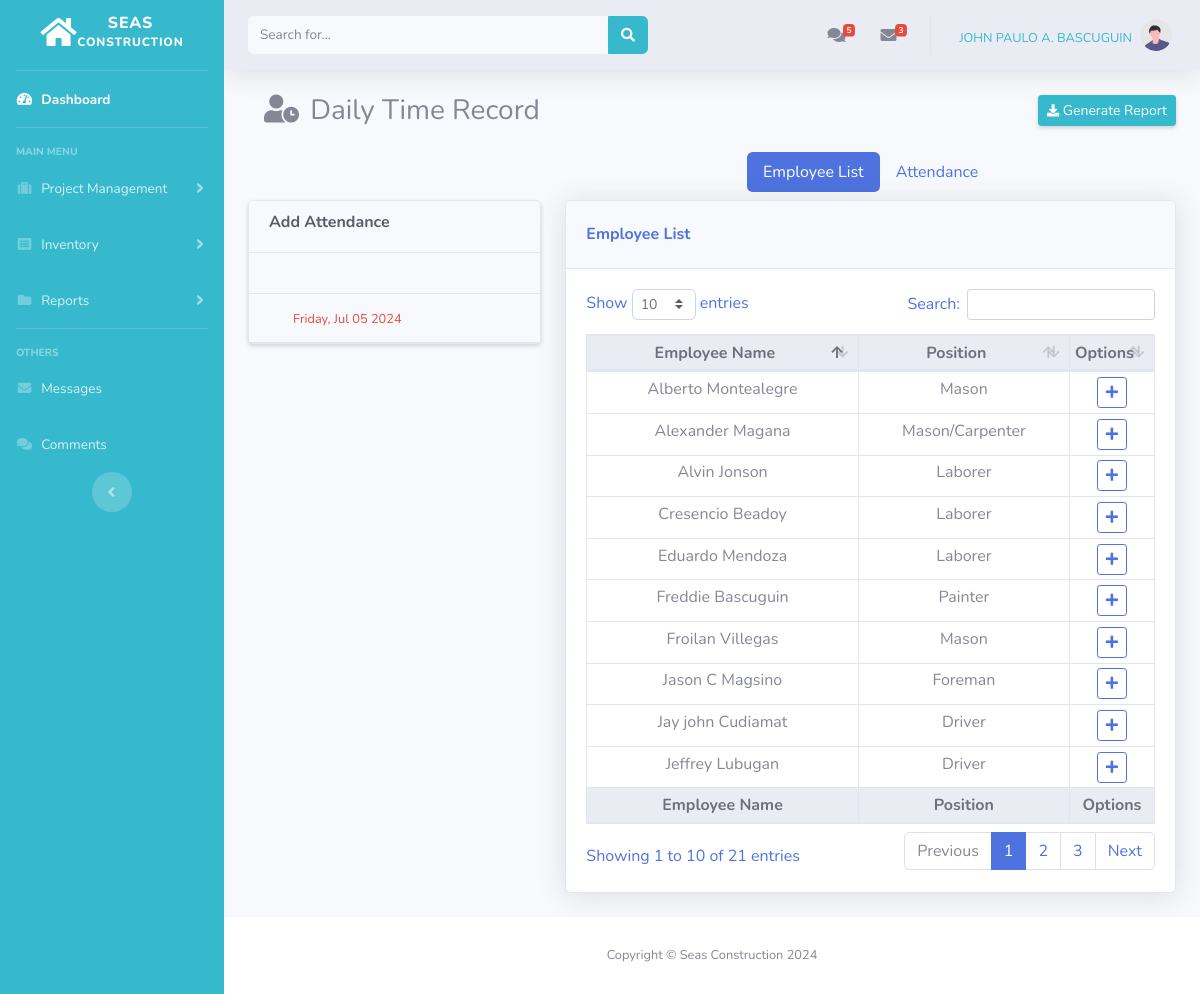
Page /admin/dtr.php (signed in) on the committed database.
### tables this page shows
CREATE TABLE `employees` (
  `emp_id` int(11) NOT NULL,
  `first_name` varchar(191) NOT NULL,
  `last_name` varchar(191) NOT NULL,
  `mid_name` varchar(191) NOT NULL,
  `position` varchar(191) NOT NULL,
  `age` varchar(191) NOT NULL,
  `address` varchar(191) NOT NULL,
  `phone` varchar(191) NOT NULL,
  `salary` varchar(191) NOT NULL
);

### admin/dtr.php (the view, shortened to what this page needs)
<?php
 if (isset($_SESSION['id']) && isset($_SESSION['user_name'])) {
include('includes/header.php');
include('includes/navbar.php');
require 'db_conn.php';
?>
 <div class="container-fluid">
<div class="d-sm-flex align-items-center justify-content-between mb-4 ml-3">
    <h1 class="h3 mb-0 text-gray-600">
        <i class="fa fa-user-clock fa-1x text-gray mr-1"></i>
        Daily Time Record
    </h1>
    <a href="attendance_report.php" class="btn btn-sm btn-info shadow-sm"><i
            class="fas fa-download fa-sm text-white"></i> Generate Report</a>
</div>
<div class="row">
<div class="col-md-4">
<div class="card shadow-sm mt-5">
        <div class="card-header py-0 px-0">
        <div class="card-header text-primary d-sm-flex align-items-center justify-content-between">
        <h6 class="text-gray-800 text-left font-weight-bold">Add Attendance</h6>
    </div>
        <div class="card-body">
        </div>
        <div class="card-footer text-danger tex-center">
            <span class="small text-center ml-4">
        <?php echo date("l");?>, <?php echo date("M d Y");?>
        </span>
        </div>
        </div>
     </div>
</div>
<div class="col-md-8">
<ul class="nav nav-pills mb-2 justify-content-center" id="pills-tab" role="tablist">
    <li class="nav-item">
        <a class="nav-link active" id="pills-home-tab" data-toggle="pill" href="#pills-home" role="tab" aria-controls="pills-home" aria-selected="true">Employee List</a>
    </li>
    <li class="nav-item">
        <a class="nav-link" id="pills-about-tab" data-toggle="pill" href="#pills-about" role="tab" aria-controls="pills-about" aria-selected="false">Attendance</a>
    </li>
</ul>
<div class="tab-content" id="pills-tabContent">
    <div class="tab-pane fade show active" id="pills-home" role="tabpanel" aria-labelledby="pills-home-tab">
<div class="card shadow mb-4">
    <div class="card-header py-3">
        <div class="d-sm-flex align-items-center justify-content-between py-2">
        <h6 class="m-0 font-weight-bold text-primary">Employee List</h6>
        </div>
    </div>
    <div class="card-body">
        <div class="table-responsive text-primary">
            <table class="table-sm table table-bordered table-hover" id="dataTable" width="100%" cellspacing="0">
                <thead class='thead-light'>
                    <tr style="text-align:center">
                        <th>Employee Name</th>
                        <th>Position</th>
                        <th width="12%">Options</th>
                    </tr>
                </thead>
                <tfoot class='thead-light'>
                    <tr style="text-align:center">
                        <th>Employee Name</th>
                        <th>Position</th>
                        <th>Options</th>
                    </tr>
                </tfoot>
                <tbody>
				<?php
                $query = "SELECT * FROM employees";
                $query_run = mysqli_query($conn, $query);
                if(mysqli_num_rows($query_run) > 0)
                {
                    foreach($query_run as $dtr)
                    {
                        ?>
                        <tr style="text-align:center">
                            <td ><?= $dtr['first_name']; ?> <?= $dtr['mid_name']; ?> <?= $dtr['last_name']; ?></td>
                            <td><?= $dtr['position']; ?></td>
                            <td>
                            <a class="btn btn-sm btn-outline-primary" href="dtr.php?emp_id=<?= $dtr['emp_id']; ?>"
                                        data-toggle="tooltip" title='Add Attendance to"<?= $dtr['first_name']; ?>"!' data-placement="top">
                                        <i class="fa fa-plus fw-fa" aria-hidden="true"></i>
                                        </a>
                            </td>
                        </tr>
                        <?php
                    }
                }
                else
                {
                    echo "<h5> No Record Found </h5>";
                }
            ?>
                </tbody>
            </table>
        </div>
    </div>
</div>
    </div>
</div>
</div>
</div>
</div>
</div>
<?php
 }else{
    header("Location: login.php");
    exit();
 }
 ?>
<?php
include('includes/footer.php');
?>

### rows in the picture
employees: first_name "Froilan", last_name "Villegas", position "Mason"
employees: first_name "Freddie", last_name "Bascuguin", position "Painter"
employees: first_name "Alberto", last_name "Montealegre", position "Mason"
employees: first_name "Cresencio", last_name "Beadoy", position "Laborer"
employees: first_name "Alexander", last_name "Magana", position "Mason/Carpenter"
employees: first_name "Alvin", last_name "Jonson", position "Laborer"
employees: first_name "Eduardo", last_name "Mendoza", position "Laborer"
employees: first_name "Jay john", last_name "Cudiamat", position "Driver"
employees: first_name "Jeffrey", last_name "Lubugan", position "Driver"
employees: first_name "Jason", mid_name "C", last_name "Magsino", position "Foreman"

### other values in the picture
$row "5"
$row "3"
$_SESSION['name'] "JOHN PAULO A. BASCUGUIN"
